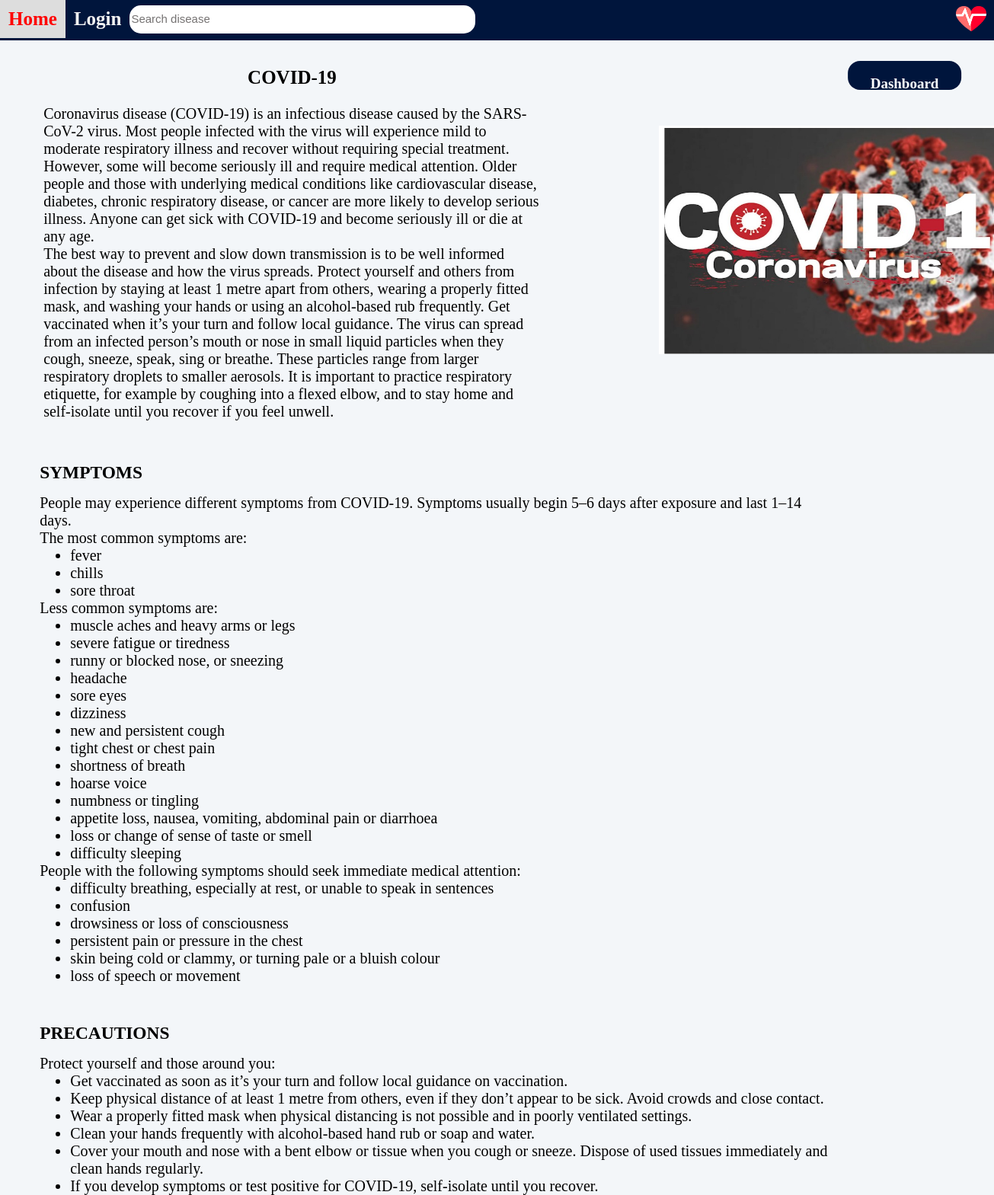
/search1/, run on the app's committed database.
### App/models.py (models this page shows, shortened)
class Diseases(models.Model):
    Disease_Name = models.CharField(max_length=70)
    content = models.TextField()
    symptoms = models.TextField()
    precautions = models.TextField()
    slug=models.TextField(max_length=130)
    dashboardName=models.CharField(max_length=50)
    imageLink = models.ImageField(upload_to='static')
    image2Link = models.ImageField(upload_to='static')
    link=models.CharField(max_length=1000)
    Date = models.DateTimeField(blank=True)

### App/views.py (the view)
# urls.py: path('search1/',views.search1,name='search1'),
def search1(request):
    post = Diseases.objects.filter(Disease_Name__contains='covid')
    return render(request, 'search1.html', {'post': post})

### templates/search1.html (shortened to what this page needs)
<!DOCTYPE html>
<html>
{% load static %}
<head>
    <link rel="stylesheet" href='{% static "search.css" %}'>
</head>
<body style="background-color: #f3f6f9;
padding-bottom: 80px;
    position: relative;">
    <div id="navlist" style="background-color: #00153c;height: 53px;position: absolute;width: 100%;float: left">
        <a href="/">Home</a>
        <div class="navlist-image"  style="position: absolute;
    right: 10px;
    top: 50%;
    transform: translateY(-50%);
    filter: brightness(200%)" >
            <img src="{% static 'heartbeat2.png' %}" alt="Image Description" style="width: 40px;
    height: auto;">
        </div>
        <div class="login">
            <a href="/login/">Login</a>
        </div>
        <div class="search">
            <form method=POST action="{% url 'search' %}" name="search" id="search">
                <input type="text" placeholder="Search disease" name="searched" id="searchInput"
                    onfocus="showRecentSearches()" onblur="hideRecentSearches()">
            </form>
        {% for p in post %}
        </div>
        <div class="row" >
          <div class="column" style="float: left;width: 50%;margin-top:25px;font-size: 20px;margin-left: 4%">
              <h2 class="Name" align="center">{{p.Disease_Name}}</h2>
                <p style="margin-top: 15px">{{p.content|safe}}</p>
            </div>
            <div class="column" style="float:right">
                <img src='{{ p.imageLink.url }}' style="height: 300px;width: 500px;
    background-size: cover;
    margin-top: 25%;
    margin-bottom: 1rem;">
            </div>
                </div>
        <div class="container" style="font-size: 20px;width:80%;margin-left: 4% ;margin-right: 10%">
            <h3 class="symptom" style="padding-top: 50px;margin-left: 0%;padding-bottom: 15px">SYMPTOMS</h3>
            <p>{{p.symptoms|safe}}
                </p>
        </div>
        <div class="c2" style="font-size:20px;width:80%;margin-left: 4%;margin-right: 10%">
            <h3 class="precaution" style="padding-top: 50px;margin-left: 0%;padding-bottom: 15px">PRECAUTIONS</h3>
            <p>{{p.precautions|safe}}</p>
        </div>
    </div>
    <div class="dashboard-button" id="dashboard" style=" position: absolute;
    top: 80px;
    left: 91%;
    transform: translateX(-50%);
    background-color: #00153c;
    border-radius: 16px;
    padding: 19px 30px;
    text-align: center;
    text-decoration: none;
    display: inline-block;
    font-size: 19px;
    cursor: pointer;">
        {% block content %}
        <a href="/{{ p.dashboardName }}/" style=" color: white;
    text-decoration: none;
    font-weight: 900;
    display: block; ">Dashboard</a>
        {% endblock %}
    </div>
    {% endfor %}
</body>
</html>

### static/search.css (style rules this page uses)
* { margin:0; border: border-box; }
#navlist { background-color: #0074D9; position: absolute; width: 100%; height: 53px; }
#navlist a { float:left; display: block; color: #f2f2f2; text-align: center; padding: 12px; text-decoration: none; font-size: 25px; font-weight: bold; }
.search input[type=text] { width:450px; height: 35px; border-radius:15px; border: none; }
.search { margin:5px; }
.search input[type=text]::placeholder { color: rgb(117, 114, 114); font-size: 15px; font-style: normal; }
.dashboard-button { position: fixed; bottom: 20px; left: 50%; transform: translateX(-50%); background-color: #0074D9; padding: 10px 20px; text-align: center; text-decoration: none; display: inline-block; font-size: 20px; cursor: pointer; border-radius: 20px; }
.dashboard-button a { color: white; text-decoration: none; }
.Name { text-align: center; font-size: 25px; font-weight: bold; padding: 7px; color: black; }

### templates/search1.html (style rules this page uses)
.column { float: left; width: 33.33%; padding: 5px; }
.row::after { content: ""; clear: both; display: table; }
.search { margin: 7px; }
.search input[type=text] { width:450px; height: 35px; border-radius:15px; border: none; }
#navlist a { float:left; text-align:center; text-decoration: none; font-size: 25px; font-weight: bold; display: block; color: #f2f2f2; padding: 11px }
.search input[type=text]::placeholder { color: rgb(117, 114, 114); font-size: 15px; font-style: normal; }
* { margin:0; border: border-box; }

### data on the page
Diseases: Disease_Name "COVID-19", content "Coronavirus disease (COVID-19) is an infectious disease caused by the SARS-CoV-2 virus. Most people infected with the virus will experience mild to moderate respiratory illness and recover without requiring special treatment. However, some will become seriously ill and require medical attention. Older people and those with underlying medical conditions like cardiovascular disease, diabetes, chronic respiratory disease, or cancer are more likely to develop serious illness. Anyone can get sick with COVID-19 and become seriously ill or die at any age. The best way to prevent and slow down transmission is to be well informed about the disease and how the virus spreads. Protect yourself and…", imageLink (picture), symptoms "People may experience different symptoms from COVID-19. Symptoms usually begin 5–6 days after exposure and last 1–14 days. The most common symptoms are: fever chills sore throat Less common symptoms are: muscle aches and heavy arms or legs severe fatigue or tiredness runny or blocked nose, or sneezing headache sore eyes dizziness new and persistent cough tight chest or chest pain shortness of breath hoarse voice numbness or tingling appetite loss, nausea, vomiting, abdominal pain or diarrhoea loss or change of sense of taste or smell difficulty sleeping People with the following symptoms should seek immediate medical attention: difficulty breathing, especially at rest, or unable to speak in…", precautions "Protect yourself and those around you: Get vaccinated as soon as it’s your turn and follow local guidance on vaccination. Keep physical distance of at least 1 metre from others, even if they don’t appear to be sick. Avoid crowds and close contact. Wear a properly fitted mask when physical distancing is not possible and in poorly ventilated settings. Clean your hands frequently with alcohol-based hand rub or soap and water. Cover your mouth and nose with a bent elbow or tissue when you cough or sneeze. Dispose of used tissues immediately and clean hands regularly. If you develop symptoms or test positive for COVID-19, self-isolate until you recover."
